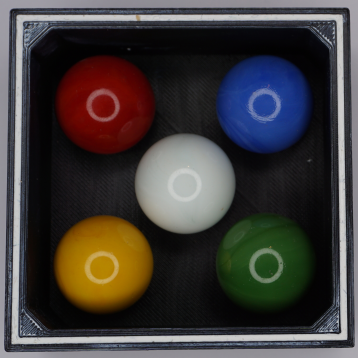
#> input picture xlh-cv-tutorial/2 Grundlagen der Bildverarbeitung/5 Farbräume/img/box_with_bullets.png, 358 x 358 px
$ python color_spaces.py
#> lines starting #> are read from the running program, lines starting #| are printed output that depends on the picture; after the words box and inside, x2 and y2 are one past the last pixel; in counts of white or black regions, pixels touching at a corner belong together
# color_spaces.py
import cv2
import numpy as np
import imutils

# definiere den Font und die Farbe
font = cv2.FONT_HERSHEY_SIMPLEX
WHITE = (255, 255, 255)

# lade Bild von der Datei in ein NumPy Array
image_bgr = cv2.imread('img/box_with_bullets.png')
#> image_bgr is the input picture: shape (358, 358, 3); mean B, G, R 58.4, 60.2, 64.6
# Zerlegung in die B G R Komponenten
(image_b, image_g, image_r) = cv2.split(image_bgr)

# Konvertierung in den HSV Farbraum
image_hsv = cv2.cvtColor(image_bgr, cv2.COLOR_BGR2HSV)
#> image_hsv: shape (358, 358, 3); mean H, S, V 83.1, 77.6, 74.4
# Zerlegung in die H S V Komponenten
(image_h, image_s, image_v) = cv2.split(image_hsv)
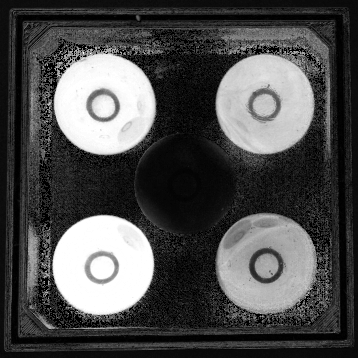
#> image_s: shape (358, 358); min 0, max 255, mean 77.6
print(image_h, np.max(image_h))
#> (printed output is left out)

# Konvertierung in den LAB Farbraum
image_lab = cv2.cvtColor(image_bgr, cv2.COLOR_BGR2LAB)
#> image_lab: shape (358, 358, 3); mean of channels 0, 1, 2 64.8, 131.1, 129.8
# Zerlegung in die L A B Komponenten
(image_l, image_a, image_b2) = cv2.split(image_lab)
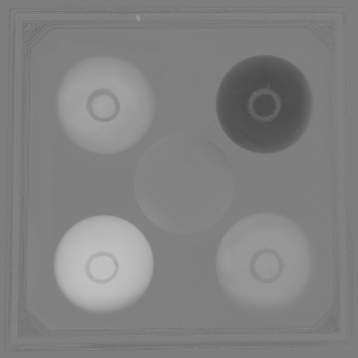
#> image_b2: shape (358, 358); min 74, max 192, mean 129.8

# Zusammenfassung der Ausganslage und der Bearbeitung
image_bgr = cv2.putText(image_bgr, 'BGR', (25, 25), font, 0.8, WHITE, 2, cv2.LINE_AA)
#> image_bgr: shape (358, 358, 3); 0.64% of pixels changed, all inside (x1, y1, x2, y2) = (26, 6, 77, 28)
image_b = cv2.putText(image_b, 'BGR Kanal B', (25, 25), font, 0.8, WHITE, 2, cv2.LINE_AA)
image_g = cv2.putText(image_g, 'BGR Kanal G', (25, 25), font, 0.8, WHITE, 2, cv2.LINE_AA)
image_r = cv2.putText(image_r, 'BGR Kanal R', (25, 25), font, 0.8, WHITE, 2, cv2.LINE_AA)
image_hsv = cv2.putText(image_hsv, 'HSV', (25, 25), font, 0.8, WHITE, 2, cv2.LINE_AA)
#> image_hsv: shape (358, 358, 3); mean H, S, V 83.7, 78.4, 74.9
image_h = cv2.putText(image_h, 'HSV Kanal H', (25, 25), font, 0.8, WHITE, 2, cv2.LINE_AA)
image_s = cv2.putText(image_s, 'HSV Kanal S', (25, 25), font, 0.8, WHITE, 2, cv2.LINE_AA)
image_v = cv2.putText(image_v, 'HSV Kanal V', (25, 25), font, 0.8, WHITE, 2, cv2.LINE_AA)
image_lab = cv2.putText(image_lab, 'LAB', (25, 25), font, 0.8, WHITE, 2, cv2.LINE_AA)
#> image_lab: shape (358, 358, 3); mean of channels 0, 1, 2 65.2, 131.6, 130.2
image_l = cv2.putText(image_l, 'LAB Kanal L', (25, 25), font, 0.8, WHITE, 2, cv2.LINE_AA)
image_a = cv2.putText(image_a, 'LAB Kanal A', (25, 25), font, 0.8, WHITE, 2, cv2.LINE_AA)
image_b2 = cv2.putText(image_b2, 'LAB Kanal B', (25, 25), font, 0.8, WHITE, 2, cv2.LINE_AA)

result = np.hstack([image_bgr, image_hsv, image_lab])
result_bgr = np.hstack([image_b, image_g, image_r])
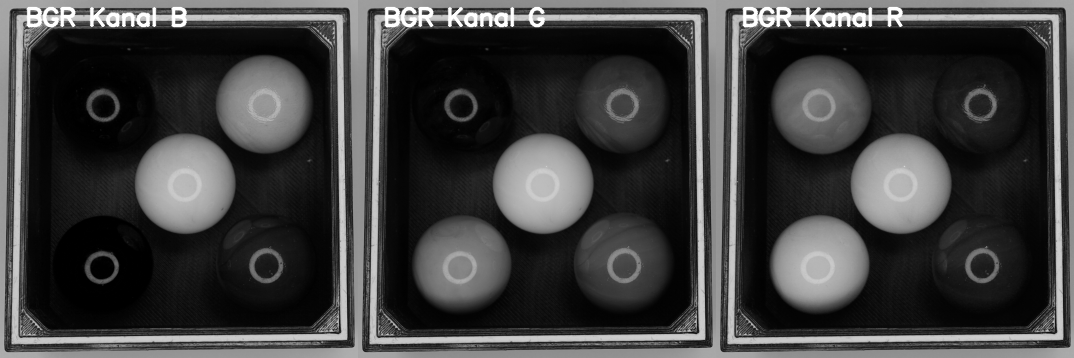
#> result_bgr: shape (358, 1074); min 0, max 255, mean 62.6
result_hsv = np.hstack([image_h, image_s, image_v])
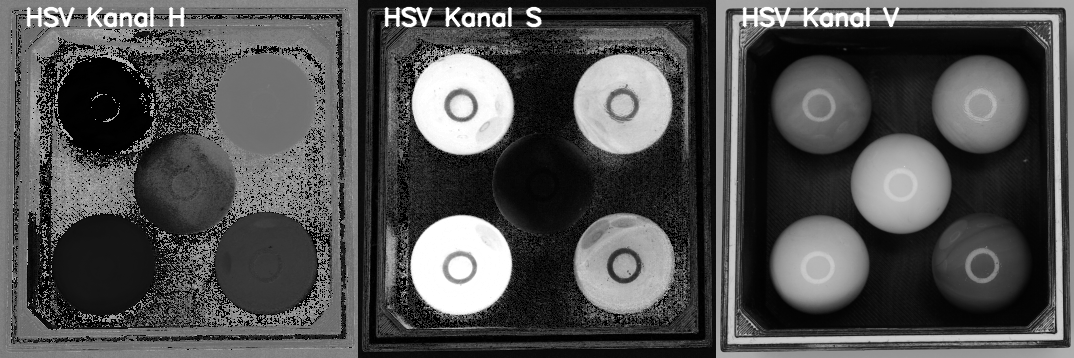
#> result_hsv: shape (358, 1074); min 0, max 255, mean 80
result_lab = np.hstack([image_l, image_a, image_b2])
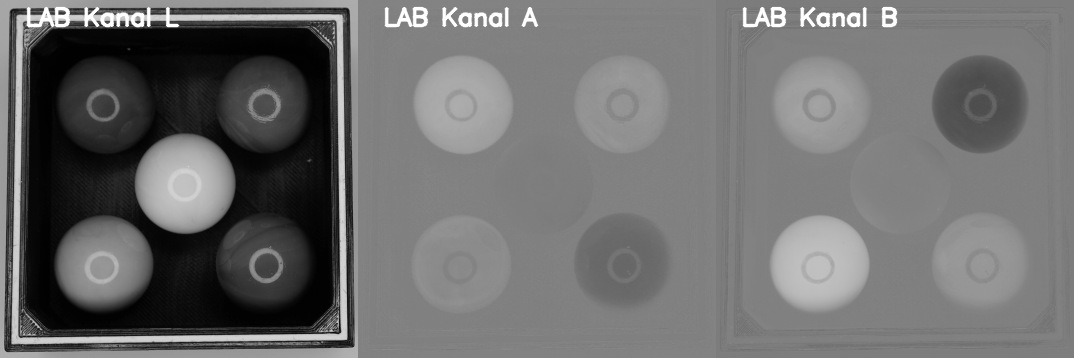
#> result_lab: shape (358, 1074); min 0, max 255, mean 109.8
result_bgr_hsv_lab = np.vstack([result_bgr, result_hsv, result_lab])

# schreibe das Bild in eine Datei
cv2.imwrite('img/color_spaces.png', result[0:-2, 0:-2])
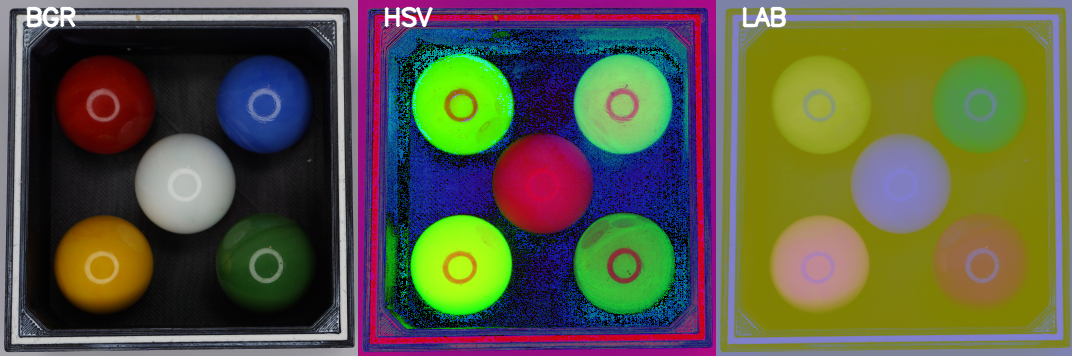
#> saved as color_spaces.png: shape (356, 1072, 3); mean B, G, R 68.7, 90.1, 89.7
cv2.imwrite('img/result_bgr_hsv_lab.png', result_bgr_hsv_lab[0:-2, 0:-2])
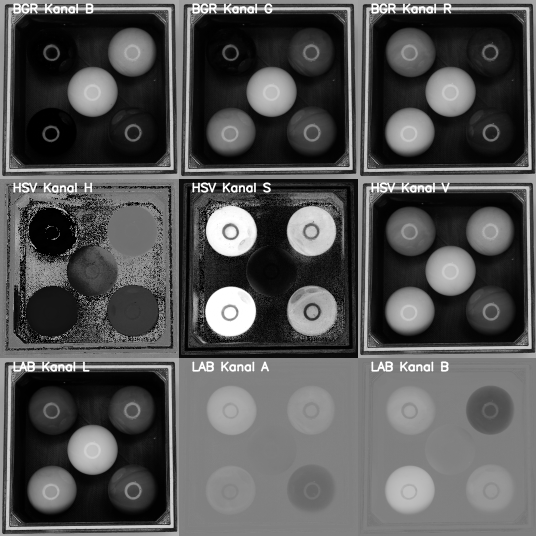
#> saved as result_bgr_hsv_lab.png: shape (1072, 1072) (shown at 1/2 size); min 0, max 255, mean 83.9

# Anzeige auf dem Bildschirm
cv2.imshow('Ausgabe', result)
cv2.moveWindow('Ausgabe', 100, 100)
cv2.imshow('Ausgabe BGR HSV LAB', result_bgr_hsv_lab)
cv2.moveWindow('Ausgabe BGR HSV LAB', 100, 500)
cv2.waitKey(0)

$ run again, with xlh-cv-tutorial/2 Grundlagen der Bildverarbeitung/5 Farbräume/img/hsv_colorspace.jpg saved as xlh-cv-tutorial/2 Grundlagen der Bildverarbeitung/5 Farbräume/img/box_with_bullets.png
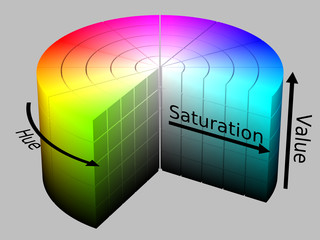
#> input picture xlh-cv-tutorial/2 Grundlagen der Bildverarbeitung/5 Farbräume/img/hsv_colorspace.jpg, 320 x 240 px
#> image_bgr is the input picture: shape (240, 320, 3); mean B, G, R 149.3, 159.3, 151.7
#> (printed output is left out)
#> image_bgr: shape (240, 320, 3); 1.04% of pixels changed, all inside (x1, y1, x2, y2) = (26, 6, 76, 28)
#> `cv2.imwrite('img/color_spaces.png', result[0:-2, 0:-2])`:
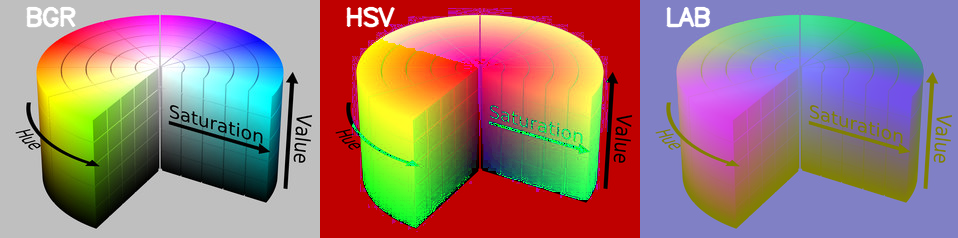
#> saved as color_spaces.png: shape (238, 958, 3); mean B, G, R 120.4, 125.2, 154.9
#> `cv2.imwrite('img/result_bgr_hsv_lab.png', result_bgr_hsv_lab[0:-2, 0:-..`:
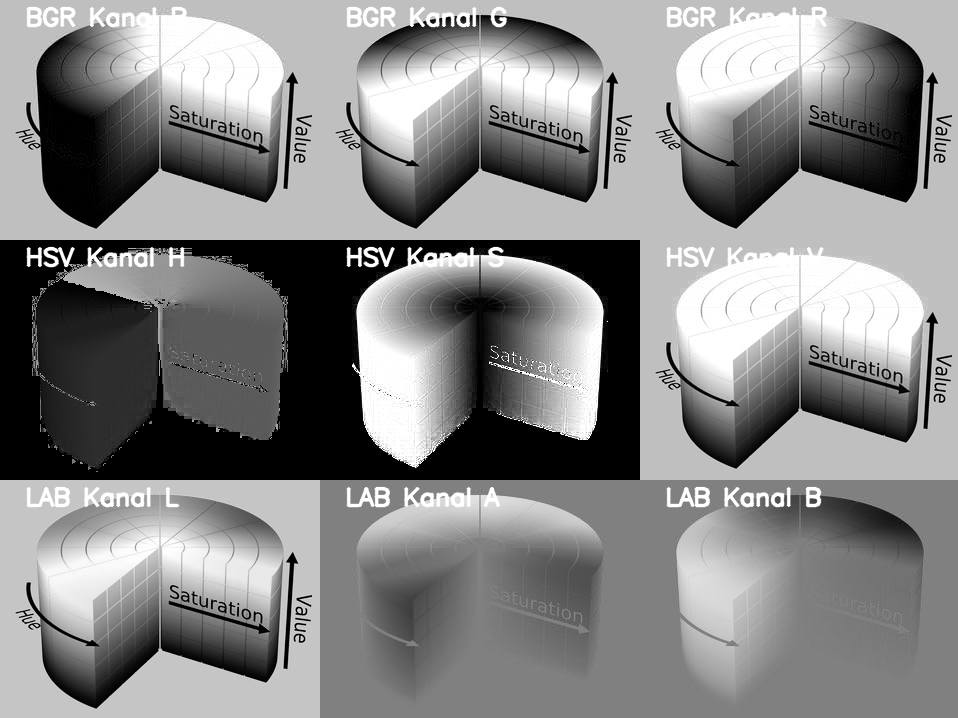
#> saved as result_bgr_hsv_lab.png: shape (718, 958); min 0, max 255, mean 134.4
